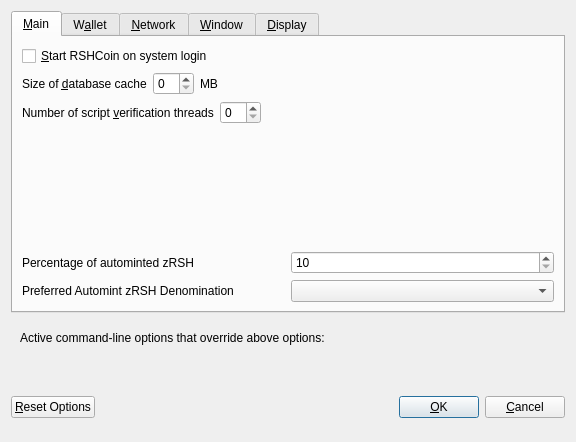
<?xml version="1.0" encoding="UTF-8"?>
<ui version="4.0">
 <class>OptionsDialog</class>
 <widget class="QDialog" name="OptionsDialog">
  <property name="geometry">
   <rect>
    <x>0</x>
    <y>0</y>
    <width>576</width>
    <height>442</height>
   </rect>
  </property>
  <property name="windowTitle">
   <string>Options</string>
  </property>
  <property name="modal">
   <bool>true</bool>
  </property>
  <layout class="QVBoxLayout" name="verticalLayout">
   <item>
    <widget class="QTabWidget" name="tabWidget">
     <property name="currentIndex">
      <number>0</number>
     </property>
     <widget class="QWidget" name="tabMain">
      <attribute name="title">
       <string>&amp;Main</string>
      </attribute>
      <layout class="QVBoxLayout" name="verticalLayout_Main">
       <item>
        <widget class="QCheckBox" name="bitcoinAtStartup">
         <property name="toolTip">
          <string>Automatically start RSHCoin after logging in to the system.</string>
         </property>
         <property name="text">
          <string>&amp;Start RSHCoin on system login</string>
         </property>
        </widget>
       </item>
       <item>
        <layout class="QHBoxLayout" name="horizontalLayout_2_Main">
         <item>
          <widget class="QLabel" name="databaseCacheLabel">
           <property name="text">
            <string>Size of &amp;database cache</string>
           </property>
           <property name="textFormat">
            <enum>Qt::PlainText</enum>
           </property>
           <property name="buddy">
            <cstring>databaseCache</cstring>
           </property>
          </widget>
         </item>
         <item>
          <widget class="QSpinBox" name="databaseCache"/>
         </item>
         <item>
          <widget class="QLabel" name="databaseCacheUnitLabel">
           <property name="text">
            <string>MB</string>
           </property>
           <property name="textFormat">
            <enum>Qt::PlainText</enum>
           </property>
          </widget>
         </item>
         <item>
          <spacer name="horizontalSpacer_2_Main">
           <property name="orientation">
            <enum>Qt::Horizontal</enum>
           </property>
           <property name="sizeHint" stdset="0">
            <size>
             <width>40</width>
             <height>20</height>
            </size>
           </property>
          </spacer>
         </item>
        </layout>
       </item>
       <item>
        <layout class="QHBoxLayout" name="horizontalLayout_3_Main">
         <item>
          <widget class="QLabel" name="threadsScriptVerifLabel">
           <property name="text">
            <string>Number of script &amp;verification threads</string>
           </property>
           <property name="textFormat">
            <enum>Qt::PlainText</enum>
           </property>
           <property name="buddy">
            <cstring>threadsScriptVerif</cstring>
           </property>
          </widget>
         </item>
         <item>
          <widget class="QSpinBox" name="threadsScriptVerif">
           <property name="toolTip">
            <string>(0 = auto, &lt;0 = leave that many cores free)</string>
           </property>
          </widget>
         </item>
         <item>
          <spacer name="horizontalSpacer_3_Main">
           <property name="orientation">
            <enum>Qt::Horizontal</enum>
           </property>
           <property name="sizeHint" stdset="0">
            <size>
             <width>40</width>
             <height>20</height>
            </size>
           </property>
          </spacer>
         </item>
        </layout>
       </item>
       <item>
        <spacer name="verticalSpacer_2">
         <property name="orientation">
          <enum>Qt::Vertical</enum>
         </property>
         <property name="sizeHint" stdset="0">
          <size>
           <width>20</width>
           <height>40</height>
          </size>
         </property>
        </spacer>
       </item>
       <item>
        <layout class="QHBoxLayout" name="horizontalLayout_3">
         <item>
          <widget class="QLabel" name="percentage_label">
           <property name="toolTip">
            <string>Percentage of incoming RSHCOIN which get automatically converted to zRSH via Zerocoin Protocol (min: 10%)</string>
           </property>
           <property name="text">
            <string>Percentage of autominted zRSH</string>
           </property>
          </widget>
         </item>
         <item>
          <widget class="QSpinBox" name="zeromintPercentage">
           <property name="minimum">
            <number>10</number>
           </property>
           <property name="maximum">
            <number>100</number>
           </property>
          </widget>
         </item>
        </layout>
       </item>
       <item>
        <layout class="QHBoxLayout" name="horizontalLayout" stretch="0,0">
         <property name="sizeConstraint">
          <enum>QLayout::SetFixedSize</enum>
         </property>
         <item>
          <widget class="QLabel" name="labelPreferredDenom">
           <property name="maximumSize">
            <size>
             <width>16777215</width>
             <height>16777215</height>
            </size>
           </property>
           <property name="toolTip">
            <string>Wait with automatic conversion to Zerocoin until enough RSHCOIN for this denomination is available</string>
           </property>
           <property name="text">
            <string>Preferred Automint zRSH Denomination</string>
           </property>
          </widget>
         </item>
         <item>
          <widget class="QComboBox" name="preferredDenom">
           <property name="maximumSize">
            <size>
             <width>16777215</width>
             <height>27</height>
            </size>
           </property>
           <property name="toolTip">
            <string>Wait with automatic conversion to Zerocoin until enough RSHCOIN for this denomination is available</string>
           </property>
           <property name="maxVisibleItems">
            <number>9</number>
           </property>
           <property name="maxCount">
            <number>9</number>
           </property>
          </widget>
         </item>
        </layout>
       </item>
      </layout>
     </widget>
     <widget class="QWidget" name="tabWallet">
      <attribute name="title">
       <string>W&amp;allet</string>
      </attribute>
      <layout class="QVBoxLayout" name="verticalLayout_Wallet">
       <item>
        <widget class="QGroupBox" name="groupBox">
         <property name="title">
          <string>Expert</string>
         </property>
         <layout class="QVBoxLayout" name="verticalLayout_2">
          <item>
           <widget class="QCheckBox" name="coinControlFeatures">
            <property name="toolTip">
             <string>Whether to show coin control features or not.</string>
            </property>
            <property name="text">
             <string>Enable coin &amp;control features</string>
            </property>
           </widget>
          </item>
          <item>
           <widget class="QCheckBox" name="showMasternodesTab">
            <property name="toolTip">
             <string>Show additional tab listing all your masternodes in first sub-tab&lt;br/&gt;and all masternodes on the network in second sub-tab.</string>
            </property>
            <property name="text">
             <string>Show Masternodes Tab</string>
            </property>
           </widget>
          </item>
          <item>
           <widget class="QCheckBox" name="spendZeroConfChange">
            <property name="toolTip">
             <string>If you disable the spending of unconfirmed change, the change from a transaction&lt;br/&gt;cannot be used until that transaction has at least one confirmation.&lt;br/&gt;This also affects how your balance is computed.</string>
            </property>
            <property name="text">
             <string>&amp;Spend unconfirmed change</string>
            </property>
           </widget>
          </item>
         </layout>
        </widget>
       </item>
       <item>
        <spacer name="verticalSpacer_Wallet">
         <property name="orientation">
          <enum>Qt::Vertical</enum>
         </property>
         <property name="sizeHint" stdset="0">
          <size>
           <width>20</width>
           <height>40</height>
          </size>
         </property>
        </spacer>
       </item>
      </layout>
     </widget>
     <widget class="QWidget" name="tabNetwork">
      <attribute name="title">
       <string>&amp;Network</string>
      </attribute>
      <layout class="QVBoxLayout" name="verticalLayout_Network">
       <item>
        <widget class="QCheckBox" name="mapPortUpnp">
         <property name="toolTip">
          <string>Automatically open the RSHCoin client port on the router. This only works when your router supports UPnP and it is enabled.</string>
         </property>
         <property name="text">
          <string>Map port using &amp;UPnP</string>
         </property>
        </widget>
       </item>
       <item>
        <widget class="QCheckBox" name="allowIncoming">
         <property name="toolTip">
          <string>Accept connections from outside</string>
         </property>
         <property name="text">
          <string>Allow incoming connections</string>
         </property>
        </widget>
       </item>
       <item>
        <widget class="QCheckBox" name="connectSocks">
         <property name="toolTip">
          <string>Connect to the RSHCoin network through a SOCKS5 proxy.</string>
         </property>
         <property name="text">
          <string>&amp;Connect through SOCKS5 proxy (default proxy):</string>
         </property>
        </widget>
       </item>
       <item>
        <layout class="QHBoxLayout" name="horizontalLayout_1_Network">
         <item>
          <widget class="QLabel" name="proxyIpLabel">
           <property name="text">
            <string>Proxy &amp;IP:</string>
           </property>
           <property name="textFormat">
            <enum>Qt::PlainText</enum>
           </property>
           <property name="buddy">
            <cstring>proxyIp</cstring>
           </property>
          </widget>
         </item>
         <item>
          <widget class="QValidatedLineEdit" name="proxyIp">
           <property name="minimumSize">
            <size>
             <width>140</width>
             <height>0</height>
            </size>
           </property>
           <property name="maximumSize">
            <size>
             <width>140</width>
             <height>16777215</height>
            </size>
           </property>
           <property name="toolTip">
            <string>IP address of the proxy (e.g. IPv4: 127.0.0.1 / IPv6: ::1)</string>
           </property>
          </widget>
         </item>
         <item>
          <widget class="QLabel" name="proxyPortLabel">
           <property name="text">
            <string>&amp;Port:</string>
           </property>
           <property name="textFormat">
            <enum>Qt::PlainText</enum>
           </property>
           <property name="buddy">
            <cstring>proxyPort</cstring>
           </property>
          </widget>
         </item>
         <item>
          <widget class="QLineEdit" name="proxyPort">
           <property name="minimumSize">
            <size>
             <width>55</width>
             <height>0</height>
            </size>
           </property>
           <property name="maximumSize">
            <size>
             <width>55</width>
             <height>16777215</height>
            </size>
           </property>
           <property name="toolTip">
            <string>Port of the proxy (e.g. 9050)</string>
           </property>
          </widget>
         </item>
         <item>
          <spacer name="horizontalSpacer_1_Network">
           <property name="orientation">
            <enum>Qt::Horizontal</enum>
           </property>
           <property name="sizeHint" stdset="0">
            <size>
             <width>40</width>
             <height>20</height>
            </size>
           </property>
          </spacer>
         </item>
        </layout>
       </item>
       <item>
        <spacer name="verticalSpacer_Network">
         <property name="orientation">
          <enum>Qt::Vertical</enum>
         </property>
         <property name="sizeHint" stdset="0">
          <size>
           <width>20</width>
           <height>40</height>
          </size>
         </property>
        </spacer>
       </item>
      </layout>
     </widget>
     <widget class="QWidget" name="tabWindow">
      <attribute name="title">
       <string>&amp;Window</string>
      </attribute>
      <layout class="QVBoxLayout" name="verticalLayout_Window">
       <item>
        <widget class="QCheckBox" name="minimizeToTray">
         <property name="toolTip">
          <string>Show only a tray icon after minimizing the window.</string>
         </property>
         <property name="text">
          <string>&amp;Minimize to the tray instead of the taskbar</string>
         </property>
        </widget>
       </item>
       <item>
        <widget class="QCheckBox" name="minimizeOnClose">
         <property name="toolTip">
          <string>Minimize instead of exit the application when the window is closed. When this option is enabled, the application will be closed only after selecting Quit in the menu.</string>
         </property>
         <property name="text">
          <string>M&amp;inimize on close</string>
         </property>
        </widget>
       </item>
       <item>
        <spacer name="verticalSpacer_Window">
         <property name="orientation">
          <enum>Qt::Vertical</enum>
         </property>
         <property name="sizeHint" stdset="0">
          <size>
           <width>20</width>
           <height>40</height>
          </size>
         </property>
        </spacer>
       </item>
      </layout>
     </widget>
     <widget class="QWidget" name="tabDisplay">
      <attribute name="title">
       <string>&amp;Display</string>
      </attribute>
      <layout class="QVBoxLayout" name="verticalLayout_Display">
       <item>
        <layout class="QHBoxLayout" name="horizontalLayout_1_Display">
         <item>
          <widget class="QLabel" name="langLabel">
           <property name="text">
            <string>User Interface &amp;language:</string>
           </property>
           <property name="textFormat">
            <enum>Qt::PlainText</enum>
           </property>
           <property name="buddy">
            <cstring>lang</cstring>
           </property>
          </widget>
         </item>
         <item>
          <widget class="QValueComboBox" name="lang">
           <property name="toolTip">
            <string>The user interface language can be set here. This setting will take effect after restarting RSHCoin.</string>
           </property>
          </widget>
         </item>
        </layout>
       </item>
       <item>
        <widget class="QLabel" name="label_3">
         <property name="toolTip">
          <string notr="true"/>
         </property>
         <property name="statusTip">
          <string notr="true"/>
         </property>
         <property name="whatsThis">
          <string notr="true"/>
         </property>
         <property name="accessibleName">
          <string notr="true"/>
         </property>
         <property name="text">
          <string>Language missing or translation incomplete? Help contributing translations here:
https://www.transifex.com/rshcoin-project/rshcoin-project-translations</string>
         </property>
         <property name="wordWrap">
          <bool>true</bool>
         </property>
         <property name="openExternalLinks">
          <bool>true</bool>
         </property>
         <property name="textInteractionFlags">
          <set>Qt::TextBrowserInteraction</set>
         </property>
        </widget>
       </item>
       <item>
        <layout class="QHBoxLayout" name="horizontalLayout_4_Display" stretch="0,0">
         <item>
          <widget class="QLabel" name="themeLabel">
           <property name="text">
            <string>User Interface Theme:</string>
           </property>
          </widget>
         </item>
         <item>
          <widget class="QValueComboBox" name="theme"/>
         </item>
        </layout>
       </item>
       <item>
        <widget class="Line" name="line">
         <property name="orientation">
          <enum>Qt::Horizontal</enum>
         </property>
        </widget>
       </item>
       <item>
        <layout class="QHBoxLayout" name="horizontalLayout_2_Display">
         <item>
          <widget class="QLabel" name="unitLabel">
           <property name="text">
            <string>&amp;Unit to show amounts in:</string>
           </property>
           <property name="textFormat">
            <enum>Qt::PlainText</enum>
           </property>
           <property name="buddy">
            <cstring>unit</cstring>
           </property>
          </widget>
         </item>
         <item>
          <widget class="QValueComboBox" name="unit">
           <property name="toolTip">
            <string>Choose the default subdivision unit to show in the interface and when sending coins.</string>
           </property>
          </widget>
         </item>
        </layout>
       </item>
       <item>
        <layout class="QHBoxLayout" name="horizontalLayout_5_Display">
         <item>
          <widget class="QLabel" name="digitsLabel">
           <property name="text">
            <string>Decimal digits</string>
           </property>
          </widget>
         </item>
         <item>
          <widget class="QValueComboBox" name="digits"/>
         </item>
        </layout>
       </item>
       <item>
        <layout class="QHBoxLayout" name="horizontalLayout_3_Display">
         <item>
          <widget class="QLabel" name="thirdPartyTxUrlsLabel">
           <property name="toolTip">
            <string>Third party URLs (e.g. a block explorer) that appear in the transactions tab as context menu items. %s in the URL is replaced by transaction hash. Multiple URLs are separated by vertical bar |.</string>
           </property>
           <property name="text">
            <string>Third party transaction URLs</string>
           </property>
           <property name="buddy">
            <cstring>thirdPartyTxUrls</cstring>
           </property>
          </widget>
         </item>
         <item>
          <widget class="QLineEdit" name="thirdPartyTxUrls">
           <property name="toolTip">
            <string>Third party URLs (e.g. a block explorer) that appear in the transactions tab as context menu items. %s in the URL is replaced by transaction hash. Multiple URLs are separated by vertical bar |.</string>
           </property>
          </widget>
         </item>
        </layout>
       </item>
       <item>
        <spacer name="verticalSpacer">
         <property name="orientation">
          <enum>Qt::Vertical</enum>
         </property>
         <property name="sizeHint" stdset="0">
          <size>
           <width>20</width>
           <height>40</height>
          </size>
         </property>
        </spacer>
       </item>
      </layout>
     </widget>
    </widget>
   </item>
   <item>
    <widget class="QFrame" name="frame">
     <layout class="QVBoxLayout" name="verticalLayout_Bottom">
      <item>
       <layout class="QHBoxLayout" name="horizontalLayout_Bottom">
        <item>
         <widget class="QLabel" name="overriddenByCommandLineInfoLabel">
          <property name="text">
           <string>Active command-line options that override above options:</string>
          </property>
          <property name="textFormat">
           <enum>Qt::PlainText</enum>
          </property>
         </widget>
        </item>
        <item>
         <spacer name="horizontalSpacer_Bottom">
          <property name="orientation">
           <enum>Qt::Horizontal</enum>
          </property>
          <property name="sizeHint" stdset="0">
           <size>
            <width>40</width>
            <height>20</height>
           </size>
          </property>
         </spacer>
        </item>
       </layout>
      </item>
      <item>
       <widget class="QLabel" name="overriddenByCommandLineLabel">
        <property name="text">
         <string/>
        </property>
        <property name="textFormat">
         <enum>Qt::PlainText</enum>
        </property>
        <property name="wordWrap">
         <bool>true</bool>
        </property>
       </widget>
      </item>
     </layout>
    </widget>
   </item>
   <item>
    <layout class="QHBoxLayout" name="horizontalLayout_Buttons">
     <item>
      <widget class="QPushButton" name="resetButton">
       <property name="toolTip">
        <string>Reset all client options to default.</string>
       </property>
       <property name="text">
        <string>&amp;Reset Options</string>
       </property>
       <property name="autoDefault">
        <bool>false</bool>
       </property>
      </widget>
     </item>
     <item>
      <spacer name="horizontalSpacer_1">
       <property name="orientation">
        <enum>Qt::Horizontal</enum>
       </property>
       <property name="sizeHint" stdset="0">
        <size>
         <width>40</width>
         <height>48</height>
        </size>
       </property>
      </spacer>
     </item>
     <item>
      <widget class="QLabel" name="statusLabel">
       <property name="minimumSize">
        <size>
         <width>200</width>
         <height>0</height>
        </size>
       </property>
       <property name="font">
        <font>
         <weight>75</weight>
         <bold>true</bold>
        </font>
       </property>
       <property name="text">
        <string/>
       </property>
       <property name="textFormat">
        <enum>Qt::PlainText</enum>
       </property>
       <property name="wordWrap">
        <bool>true</bool>
       </property>
      </widget>
     </item>
     <item>
      <spacer name="horizontalSpacer_2">
       <property name="orientation">
        <enum>Qt::Horizontal</enum>
       </property>
       <property name="sizeHint" stdset="0">
        <size>
         <width>40</width>
         <height>48</height>
        </size>
       </property>
      </spacer>
     </item>
     <item>
      <widget class="QPushButton" name="okButton">
       <property name="text">
        <string>&amp;OK</string>
       </property>
       <property name="autoDefault">
        <bool>false</bool>
       </property>
       <property name="default">
        <bool>true</bool>
       </property>
      </widget>
     </item>
     <item>
      <widget class="QPushButton" name="cancelButton">
       <property name="text">
        <string>&amp;Cancel</string>
       </property>
       <property name="autoDefault">
        <bool>false</bool>
       </property>
      </widget>
     </item>
    </layout>
   </item>
  </layout>
 </widget>
 <customwidgets>
  <customwidget>
   <class>QValidatedLineEdit</class>
   <extends>QLineEdit</extends>
   <header>qvalidatedlineedit.h</header>
  </customwidget>
  <customwidget>
   <class>QValueComboBox</class>
   <extends>QComboBox</extends>
   <header>qvaluecombobox.h</header>
  </customwidget>
 </customwidgets>
 <resources/>
 <connections/>
</ui>
